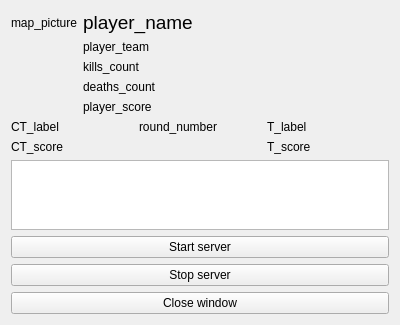
<?xml version="1.0" encoding="UTF-8"?>
<ui version="4.0">
 <class>game_integration_window</class>
 <widget class="QWidget" name="game_integration_window">
  <property name="windowModality">
   <enum>Qt::WindowModal</enum>
  </property>
  <property name="geometry">
   <rect>
    <x>0</x>
    <y>0</y>
    <width>400</width>
    <height>300</height>
   </rect>
  </property>
  <property name="windowTitle">
   <string>Game Integration</string>
  </property>
  <layout class="QVBoxLayout" name="verticalLayout">
   <item>
    <layout class="QFormLayout" name="player_layout">
     <item row="0" column="0">
      <widget class="QLabel" name="map_picture_label">
       <property name="text">
        <string>map_picture</string>
       </property>
      </widget>
     </item>
     <item row="0" column="1">
      <layout class="QFormLayout" name="player_info_layout">
       <item row="0" column="0">
        <widget class="QLabel" name="player_name_label">
         <property name="text">
          <string>&lt;html&gt;&lt;head/&gt;&lt;body&gt;&lt;p&gt;&lt;span style=&quot; font-size:14pt;&quot;&gt;player_name&lt;/span&gt;&lt;/p&gt;&lt;/body&gt;&lt;/html&gt;</string>
         </property>
        </widget>
       </item>
       <item row="1" column="0">
        <widget class="QLabel" name="player_team_label">
         <property name="text">
          <string>player_team</string>
         </property>
        </widget>
       </item>
       <item row="4" column="0">
        <widget class="QLabel" name="player_score_label">
         <property name="text">
          <string>player_score</string>
         </property>
        </widget>
       </item>
       <item row="2" column="0">
        <widget class="QLabel" name="kills_label">
         <property name="text">
          <string>kills_count</string>
         </property>
        </widget>
       </item>
       <item row="3" column="0">
        <widget class="QLabel" name="deaths_label">
         <property name="text">
          <string>deaths_count</string>
         </property>
        </widget>
       </item>
      </layout>
     </item>
    </layout>
   </item>
   <item>
    <layout class="QHBoxLayout" name="team_icon_layout">
     <item>
      <widget class="QLabel" name="ct_label">
       <property name="text">
        <string>CT_label</string>
       </property>
      </widget>
     </item>
     <item>
      <widget class="QLabel" name="round_number_label">
       <property name="text">
        <string>round_number</string>
       </property>
      </widget>
     </item>
     <item>
      <widget class="QLabel" name="t_label">
       <property name="text">
        <string>T_label</string>
       </property>
      </widget>
     </item>
    </layout>
   </item>
   <item>
    <layout class="QGridLayout" name="team_score_layout">
     <item row="0" column="2">
      <widget class="QLabel" name="t_score_label">
       <property name="text">
        <string>T_score</string>
       </property>
      </widget>
     </item>
     <item row="0" column="1">
      <widget class="QLabel" name="buffer_label">
       <property name="text">
        <string/>
       </property>
      </widget>
     </item>
     <item row="0" column="0">
      <widget class="QLabel" name="ct_score_label">
       <property name="text">
        <string>CT_score</string>
       </property>
      </widget>
     </item>
    </layout>
   </item>
   <item>
    <widget class="QTextEdit" name="console"/>
   </item>
   <item>
    <widget class="QPushButton" name="start_server_button">
     <property name="text">
      <string>Start server</string>
     </property>
    </widget>
   </item>
   <item>
    <widget class="QPushButton" name="stop_server_button">
     <property name="text">
      <string>Stop server</string>
     </property>
    </widget>
   </item>
   <item>
    <widget class="QPushButton" name="close_window_button">
     <property name="text">
      <string>Close window</string>
     </property>
    </widget>
   </item>
  </layout>
 </widget>
 <resources/>
 <connections/>
</ui>
